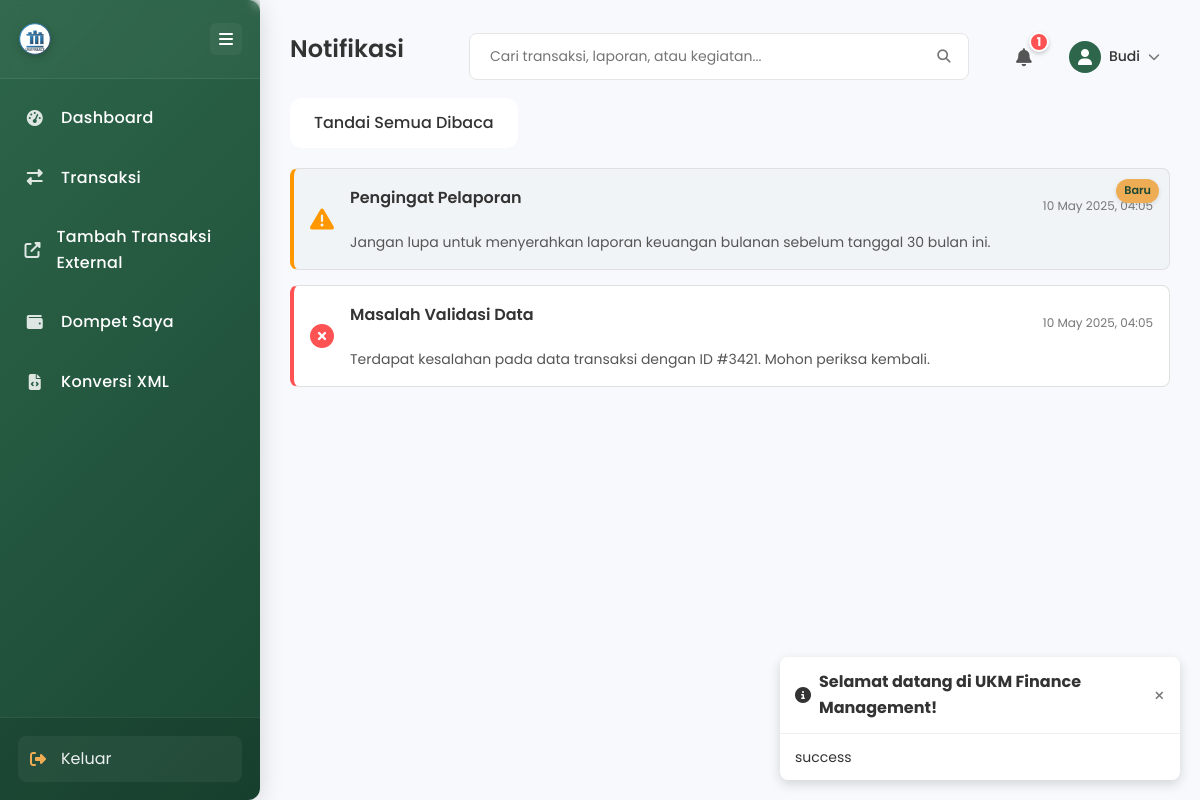
/notifications.php (signed in), run on the app's committed database.
### tables this page shows
CREATE TABLE IF NOT EXISTS `notifications` (
  `id` int(11) NOT NULL AUTO_INCREMENT,
  `user_id` int(11) NOT NULL,
  `title` varchar(255) NOT NULL,
  `message` text NOT NULL,
  `type` enum('success', 'warning', 'danger', 'info') NOT NULL DEFAULT 'info',
  `is_read` boolean DEFAULT FALSE,
  `date` timestamp NOT NULL DEFAULT CURRENT_TIMESTAMP,
  `created_at` timestamp NOT NULL DEFAULT CURRENT_TIMESTAMP,
  PRIMARY KEY (`id`),
  CONSTRAINT `notifications_ibfk_1` FOREIGN KEY (`user_id`) REFERENCES `users` (`id`) ON DELETE CASCADE
);

### class/finance.php (called while the page is built, shortened)
<?php
class Finance {
    private $host = 'localhost';
    private $user = 'root';
    private $pass = '';
    private $database = "ukm_finance";
    private $dbConnect = false;
    public function __construct() {
        if(!$this->dbConnect) {
            try {
                $conn = new mysqli($this->host, $this->user, $this->pass, $this->database);
                $this->dbConnect = $conn;
            } catch (Exception $e) {
                error_log("Database connection error: " . $e->getMessage());
                throw new Exception("Database connection error: " . $e->getMessage());
            }
        }
    }
    public function getNotifications($user_id, $limit = null) {
        $sqlQuery = "SELECT * FROM notifications WHERE user_id = ? ORDER BY date DESC";
        $stmt = $this->dbConnect->prepare($sqlQuery);
        $stmt->bind_param("i", $user_id);
        $stmt->execute();
        $result = $stmt->get_result();
        $notifications = array();
        while ($row = $result->fetch_assoc()) {
            $notifications[] = $row;
        }
        return $notifications;
    }
}
?>

### notifications.php (the view, shortened to what this page needs)
<?php
include('inc/header.php');
include('class/finance.php');
$finance = new Finance();
$ukms = $finance->getUkm();
$ukm_id = isset($_SESSION['ukm_id']) ? $_SESSION['ukm_id'] : (count($ukms) > 0 ? $ukms[0]['id'] : null);
$notifications = [];
if ($ukm_id) {
    try {
        $notifications = $finance->getNotifications($_SESSION['user_id']);
    } catch (Exception $e) {
        error_log("Error fetching notifications: " . $e->getMessage());
    }
}
?>
<div class="wrapper">
    <?php include('inc/sidebar.php'); ?>
    <div id="main-content">
        <section class="notifications-page">
            <div class="page-header">
                <h1>Notifikasi</h1>
                <?php include('inc/profile_bar.php'); ?>
            </div>
            <div class="notification-actions">
                <a href="?mark_all_read=1" class="btn btn-outline">Tandai Semua Dibaca</a>
            </div>
            <div class="notification-container">
                <?php if (empty($notifications)): ?>
                    <div class="empty-state">
                        <i class="fas fa-bell-slash"></i>
                        <p>Tidak ada notifikasi</p>
                    </div>
                <?php else: ?>
                    <?php foreach ($notifications as $notification): ?>
                        <div class="notification-card <?php echo $notification['is_read'] ? 'read' : 'unread'; ?> <?php echo $notification['type']; ?>">
                            <div class="notification-icon">
                                <?php if ($notification['type'] == 'success'): ?>
                                    <i class="fas fa-check-circle"></i>
                                <?php elseif ($notification['type'] == 'warning'): ?>
                                    <i class="fas fa-exclamation-triangle"></i>
                                <?php elseif ($notification['type'] == 'danger'): ?>
                                    <i class="fas fa-times-circle"></i>
                                <?php else: ?>
                                    <i class="fas fa-info-circle"></i>
                                <?php endif; ?>
                            </div>
                            <div class="notification-content">
                                <div class="notification-header">
                                    <h3><?php echo $notification['title']; ?></h3>
                                    <span class="notification-time"><?php echo date('d M Y, H:i', strtotime($notification['date'])); ?></span>
                                </div>
                                <p><?php echo $notification['message']; ?></p>
                            </div>
                            <?php if (!$notification['is_read']): ?>
                                <a href="?mark_read=<?php echo $notification['id']; ?>" class="notification-badge">Baru</a>
                            <?php endif; ?>
                        </div>
                    <?php endforeach; ?>
                <?php endif; ?>
            </div>
        </section>
    </div>
</div>

### style/style.css (style rules this page uses)
* { margin: 0; padding: 0; box-sizing: border-box; font-family: 'Poppins', sans-serif; }
:root { --primary-color: #2D664A; --secondary-color: #EEAD55; --danger-color: #FF5252; --background-color: #F8F9FC; --text-color: #333333; --card-bg: #FFFFFF; --border-color: #E0E0E0; }
body { background-color: var(--background-color); color: var(--text-color); line-height: 1.6; min-height: 100vh; font-family: 'Poppins', 'Segoe UI', sans-serif; }
h1, h2, h3, h4, h5, h6 { font-family: 'Poppins', sans-serif; margin-bottom: 15px; color: var(--text-color); font-weight: 600; }
a { text-decoration: none; color: var(--primary-color); transition: all 0.3s ease; }
.btn { display: inline-block; padding: 12px 24px; background: var(--card-bg); color: var(--text-color); border: none; border-radius: 12px; cursor: pointer; transition: all 0.3s ease; box-shadow: var(--shadow-light), var(--shadow-dark); font-weight: 500; }
.wrapper { display: flex; width: 100%; min-height: 100vh; }
.notification-badge { background: #e74c3c; color: white; border-radius: 10px; padding: 2px 6px; font-size: 0.7rem; margin-left: auto; }
#main-content { width: calc(100% - 250px); margin-left: 250px; transition: all 0.3s; }
body, .card, .chart-card, .recent-transactions, table, th, td, .search-input, .search-btn, .filter-period, .notification-card-compact, .request-card-compact { transition: background-color 0.3s ease, color 0.3s ease, border-color 0.3s ease, box-shadow 0.3s ease; }
.notifications-page { padding: 30px; }
.page-header { display: flex; justify-content: space-between; align-items: center; margin-bottom: 15px; }
.notification-actions { display: flex; margin-bottom: 20px; gap: 10px; }
.notification-container { display: flex; flex-direction: column; gap: 15px; }
.notification-card { display: flex; background: var(--card-bg); border-radius: 8px; padding: 16px; border: 1px solid var(--border-color); position: relative; transition: all 0.3s ease; }
.notification-card.unread { border-left: 4px solid var(--primary-color); background-color: rgba(45, 102, 74, 0.03); }
.notification-card.warning { border-left: 4px solid #FF9800; }
.notification-card.danger { border-left: 4px solid var(--danger-color); }
.notification-icon { font-size: 24px; margin-right: 16px; display: flex; align-items: center; }
.notification-card.warning .notification-icon { color: #FF9800; }
.notification-card.danger .notification-icon { color: var(--danger-color); }
.notification-content { flex: 1; }
.notification-header { display: flex; justify-content: space-between; align-items: center; margin-bottom: 5px; }
.notification-header h3 { font-size: 16px; font-weight: 600; }
.notification-time { font-size: 12px; color: #777; }
.notification-content p { font-size: 14px; color: #555; }
.notification-badge { position: absolute; top: 10px; right: 10px; background-color: var(--primary-color); color: white; font-size: 11px; padding: 2px 7px; border-radius: 10px; }

### style/sidebar.css (style rules this page uses)
.wrapper { display: flex; width: 100%; min-height: 100vh; }
.notification-badge { background: #EEAD55; color: #1a4733; border-radius: 12px; padding: 3px 8px; font-size: 0.7rem; margin-left: auto; font-weight: 600; box-shadow: 0 2px 5px rgba(0, 0, 0, 0.1); }
#main-content { width: calc(100% - 260px); margin-left: 260px; transition: all 0.3s ease; padding: 0; position: relative; }

### style/sidebar-animations.css (style rules this page uses)
.notification-badge { animation: pulse 2s infinite; }

### style/animations.css (style rules this page uses)
.btn, .btn-sm, .filter-period { transition: all 0.3s ease; }
.notification-badge { animation: pulse 1.5s infinite; }

### data on the page
notifications: type "warning" (drawn), title "Pengingat Pelaporan", date "10 May 2025, 04:05", message "Jangan lupa untuk menyerahkan laporan keuangan bulanan sebelum tanggal 30 bulan ini."
notifications: type "danger" (drawn), title "Masalah Validasi Data", date "10 May 2025, 04:05", message "Terdapat kesalahan pada data transaksi dengan ID #3421. Mohon periksa kembali."

### other printed values
explode(' ', $_SESSION['user_name'])[0] "Budi"
